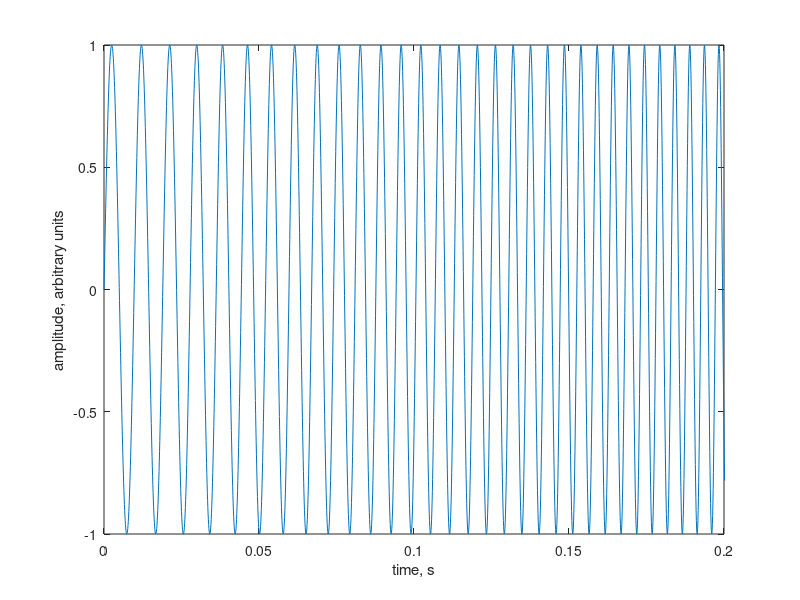

Write the MATLAB code that produced this figure.
% Parameters
fs = 12e3; % Sample rate
tlen = 5; % Duration
fmin = .1e3;
fmax = 3e3;

Ts = 1/fs; % Sample interval
t = 0 : Ts : tlen-Ts;
N = length(t);

P = 0 : 1/N : 1-1/N;
df = (fmax * P-fmin * (P-2)) / 2;
x = sin(2*pi*t.*df); % Compute a sine wave with variable frequency

% Plays the wave at the sample rate
sound(x, fs);

% Show part of the wave
plot(t, x);
xlabel('time, s')
ylabel('amplitude, arbitrary units')
% Set axis limits (xmin,xmax, ymin,ymax)
% xmax zooms in on the beginning 1/10th of the signal
axis([0 1/fmin*20 -1 1])

% Observations:
% This script computes a sine wave of increasing frequency according to the parameters,
% ...
